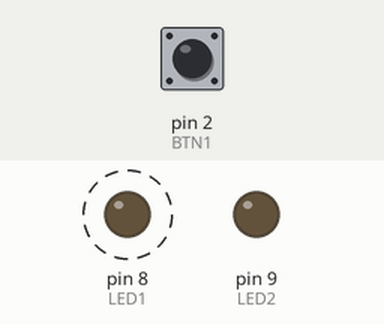
A sketch run on a simulated Arduino Uno, built with avr-gcc and run on an emulated ATmega328P. On the bench: output pins drawn as LEDs (lit = HIGH). Dashed ring = blinking. Inputs (shaded band) come from the test bench; at power-on: pin 2 (BTN1) HIGH.

Above: at 0.5 s.
Timing chart, 0 to 4.6 s (numbered marks = the images above):
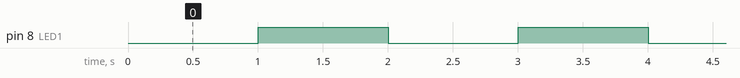

The sketch:

cv_03.ino
```cpp
#define LED1 8
#define LED2 9
#define BTN1 2

int sL1 = 0;
int sL2 = 0;


void setup()
{
  pinMode(LED1, OUTPUT);
  pinMode(LED2, OUTPUT);
  pinMode(BTN1, INPUT_PULLUP);
}

int prevTime = 0;
int clickCount = 0;

void loop()
{

  int currentTime = millis();

  // LED1
  switch (sL1)
  {
  case 1:
    if ((currentTime - prevTime) >= 1000)
    {
      sL1 = 0;
      digitalWrite(LED1, 0);
      prevTime = currentTime;
    }

    break;

  case 0:
  default:
    if ((currentTime - prevTime) >= 1000)
    {
      sL1 = 1;
      digitalWrite(LED1, 1);
      prevTime = currentTime;
    }
    break;
  }
  // LED2
  registerClick();

  switch (sL2)
  {
  case 1:
    if (clickCount >= 3)
    {
      sL2 = 0;
      digitalWrite(LED1, 0);
      clickCount = 0;
    }
    break;

  case 0:
  default:
    if (clickCount >= 3)
    {
      sL2 = 1;
      digitalWrite(LED1, 1);
      clickCount = 0;
    }
    break;
  }
}

int btnPast = 0;

void registerClick(){
  int btnCurrent = digitalRead(BTN1);

  Serial.println(clickCount);

  if ( btnPast == 1 && btnCurrent == 0)
  {
    clickCount++;
  }
  btnPast = btnCurrent;

}
```

Measured:
- by itself, pin 8 (LED1): alternates HIGH for 1.0 s and LOW for 1.0 s
